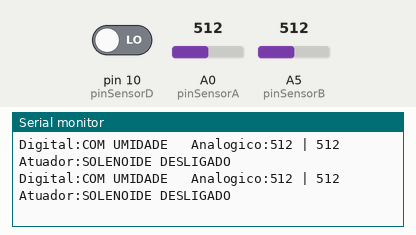
The sketch below on a simulated Arduino Uno, built with avr-gcc and run on an emulated ATmega328P. Parts: the last lines printed to the serial monitor. Inputs (shaded band) come from the test bench; at power-on: A0 (pinSensorA) = 512, A5 (pinSensorB) = 512, pin 10 (pinSensorD) LOW.

Above: at 1.2 s.
1.3 s: A0 (pinSensorA) set to 689
At 1.45 s:
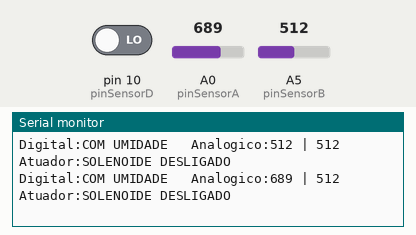
4.3 s: A0 (pinSensorA) set to 716
At 4.45 s:
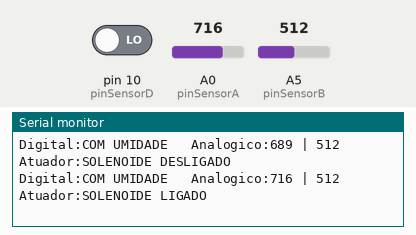
6.3 s: A5 (pinSensorB) set to 105
At 6.3 s:
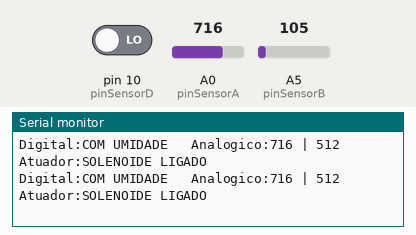
9.3 s: A5 (pinSensorB) set to 90
At 9.33 s:
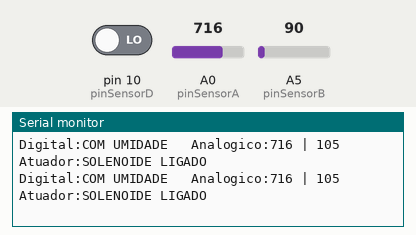
Timing chart, 0 to 12.3 s (numbered marks = the images above; inputs shaded):
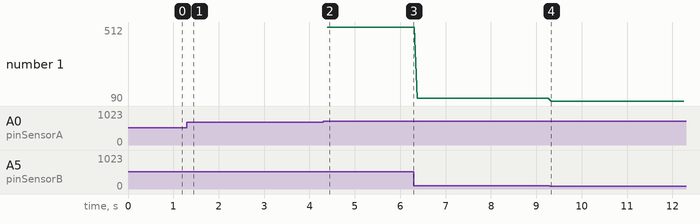

Measured:
- the behaviour switches between 700 and 701 on A0 (pinSensorA) (found by bisection; images 1 and 2)
- after the input at 1.3 s, the serial monitor: prints a new line after 0.09 s (image 1)
- after the input at 4.3 s, the serial monitor: prints a new line after 0.09 s (image 2)
- plotted number 1: 512 → 105 after the input at 6.3 s, 105 → 90 after the input at 9.3 s

The sketch:

hortaSimplificada2.ino
```cpp
#define pinSensorA A0
#define pinSensorB A5
#define pinSensorD 10

void setup() {
  pinMode(pinSensorD, INPUT);
  Serial.begin(9600);
}

void loop() {
  Serial.print("Digital:");

  if (digitalRead(pinSensorD)) {
     Serial.print("SEM UMIDADE ");
  } else {
     Serial.print("COM UMIDADE ");
  }

  Serial.print("  Analogico:");
  Serial.print(analogRead(pinSensorA));
  Serial.print(" | ");
  Serial.print(analogRead(pinSensorB));
  Serial.print("  ");

  Serial.print("  Atuador:");
  if (analogRead(pinSensorA) > 700) {
     Serial.println("SOLENOIDE LIGADO");
     //digitalWrite(pinSolenoide, HIGH);
  } else {
    Serial.println("SOLENOIDE DESLIGADO");
     //digitalWrite(pinSolenoide, LOW);
  }
}
```
